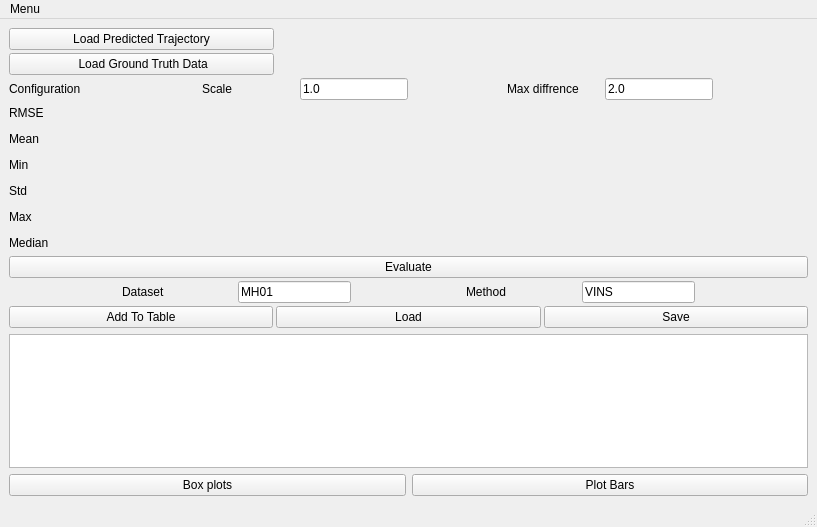
<?xml version="1.0" encoding="UTF-8"?>
<ui version="4.0">
 <class>MainWindow</class>
 <widget class="QMainWindow" name="MainWindow">
  <property name="geometry">
   <rect>
    <x>0</x>
    <y>0</y>
    <width>817</width>
    <height>527</height>
   </rect>
  </property>
  <property name="maximumSize">
   <size>
    <width>817</width>
    <height>16777215</height>
   </size>
  </property>
  <property name="windowTitle">
   <string>MainWindow</string>
  </property>
  <widget class="QWidget" name="main_widget">
   <property name="enabled">
    <bool>true</bool>
   </property>
   <property name="sizePolicy">
    <sizepolicy hsizetype="Maximum" vsizetype="Maximum">
     <horstretch>0</horstretch>
     <verstretch>0</verstretch>
    </sizepolicy>
   </property>
   <property name="minimumSize">
    <size>
     <width>711</width>
     <height>0</height>
    </size>
   </property>
   <layout class="QVBoxLayout" name="verticalLayout">
    <item>
     <layout class="QVBoxLayout" name="result_vert" stretch="0,0,0,0,0,0,0">
      <property name="spacing">
       <number>3</number>
      </property>
      <property name="sizeConstraint">
       <enum>QLayout::SetNoConstraint</enum>
      </property>
      <item>
       <layout class="QHBoxLayout" name="pred_hor">
        <property name="sizeConstraint">
         <enum>QLayout::SetFixedSize</enum>
        </property>
        <item>
         <widget class="QPushButton" name="pred_butt">
          <property name="sizePolicy">
           <sizepolicy hsizetype="Expanding" vsizetype="Fixed">
            <horstretch>0</horstretch>
            <verstretch>0</verstretch>
           </sizepolicy>
          </property>
          <property name="text">
           <string> Load Predicted Trajectory </string>
          </property>
         </widget>
        </item>
        <item>
         <widget class="QLabel" name="pred_path">
          <property name="sizePolicy">
           <sizepolicy hsizetype="Expanding" vsizetype="Preferred">
            <horstretch>0</horstretch>
            <verstretch>0</verstretch>
           </sizepolicy>
          </property>
          <property name="text">
           <string/>
          </property>
         </widget>
        </item>
        <item>
         <spacer name="horizontalSpacer_5">
          <property name="sizePolicy">
           <sizepolicy hsizetype="Expanding" vsizetype="Minimum">
            <horstretch>0</horstretch>
            <verstretch>0</verstretch>
           </sizepolicy>
          </property>
          <property name="orientation">
           <enum>Qt::Horizontal</enum>
          </property>
          <property name="sizeType">
           <enum>QSizePolicy::Expanding</enum>
          </property>
          <property name="sizeHint" stdset="0">
           <size>
            <width>40</width>
            <height>20</height>
           </size>
          </property>
         </spacer>
        </item>
       </layout>
      </item>
      <item>
       <layout class="QHBoxLayout" name="gt_hor">
        <property name="sizeConstraint">
         <enum>QLayout::SetFixedSize</enum>
        </property>
        <item>
         <widget class="QPushButton" name="gt_butt">
          <property name="sizePolicy">
           <sizepolicy hsizetype="Expanding" vsizetype="Fixed">
            <horstretch>0</horstretch>
            <verstretch>0</verstretch>
           </sizepolicy>
          </property>
          <property name="text">
           <string>   Load Ground Truth Data  </string>
          </property>
         </widget>
        </item>
        <item>
         <widget class="QLabel" name="gt_path">
          <property name="sizePolicy">
           <sizepolicy hsizetype="Expanding" vsizetype="Preferred">
            <horstretch>0</horstretch>
            <verstretch>0</verstretch>
           </sizepolicy>
          </property>
          <property name="text">
           <string/>
          </property>
         </widget>
        </item>
        <item>
         <spacer name="horizontalSpacer">
          <property name="sizePolicy">
           <sizepolicy hsizetype="Expanding" vsizetype="Minimum">
            <horstretch>0</horstretch>
            <verstretch>0</verstretch>
           </sizepolicy>
          </property>
          <property name="orientation">
           <enum>Qt::Horizontal</enum>
          </property>
          <property name="sizeType">
           <enum>QSizePolicy::Expanding</enum>
          </property>
          <property name="sizeHint" stdset="0">
           <size>
            <width>40</width>
            <height>20</height>
           </size>
          </property>
         </spacer>
        </item>
       </layout>
      </item>
      <item>
       <layout class="QHBoxLayout" name="conf_hor">
        <property name="sizeConstraint">
         <enum>QLayout::SetFixedSize</enum>
        </property>
        <item>
         <widget class="QLabel" name="label_5">
          <property name="sizePolicy">
           <sizepolicy hsizetype="Expanding" vsizetype="Preferred">
            <horstretch>0</horstretch>
            <verstretch>0</verstretch>
           </sizepolicy>
          </property>
          <property name="text">
           <string>Configuration</string>
          </property>
         </widget>
        </item>
        <item>
         <spacer name="horizontalSpacer_3">
          <property name="sizePolicy">
           <sizepolicy hsizetype="Expanding" vsizetype="Minimum">
            <horstretch>0</horstretch>
            <verstretch>0</verstretch>
           </sizepolicy>
          </property>
          <property name="orientation">
           <enum>Qt::Horizontal</enum>
          </property>
          <property name="sizeType">
           <enum>QSizePolicy::Expanding</enum>
          </property>
          <property name="sizeHint" stdset="0">
           <size>
            <width>40</width>
            <height>20</height>
           </size>
          </property>
         </spacer>
        </item>
        <item>
         <widget class="QLabel" name="scale">
          <property name="sizePolicy">
           <sizepolicy hsizetype="Expanding" vsizetype="Preferred">
            <horstretch>0</horstretch>
            <verstretch>0</verstretch>
           </sizepolicy>
          </property>
          <property name="text">
           <string>Scale </string>
          </property>
         </widget>
        </item>
        <item>
         <widget class="QLineEdit" name="scale_input">
          <property name="sizePolicy">
           <sizepolicy hsizetype="Expanding" vsizetype="Fixed">
            <horstretch>0</horstretch>
            <verstretch>0</verstretch>
           </sizepolicy>
          </property>
          <property name="text">
           <string>1.0</string>
          </property>
         </widget>
        </item>
        <item>
         <spacer name="horizontalSpacer_11">
          <property name="sizePolicy">
           <sizepolicy hsizetype="Expanding" vsizetype="Minimum">
            <horstretch>0</horstretch>
            <verstretch>0</verstretch>
           </sizepolicy>
          </property>
          <property name="orientation">
           <enum>Qt::Horizontal</enum>
          </property>
          <property name="sizeType">
           <enum>QSizePolicy::Expanding</enum>
          </property>
          <property name="sizeHint" stdset="0">
           <size>
            <width>40</width>
            <height>20</height>
           </size>
          </property>
         </spacer>
        </item>
        <item>
         <widget class="QLabel" name="label_2">
          <property name="sizePolicy">
           <sizepolicy hsizetype="Expanding" vsizetype="Preferred">
            <horstretch>0</horstretch>
            <verstretch>0</verstretch>
           </sizepolicy>
          </property>
          <property name="text">
           <string>Max diffrence</string>
          </property>
         </widget>
        </item>
        <item>
         <widget class="QLineEdit" name="max_input">
          <property name="sizePolicy">
           <sizepolicy hsizetype="Expanding" vsizetype="Fixed">
            <horstretch>0</horstretch>
            <verstretch>0</verstretch>
           </sizepolicy>
          </property>
          <property name="text">
           <string>2.0</string>
          </property>
         </widget>
        </item>
        <item>
         <spacer name="horizontalSpacer_12">
          <property name="sizePolicy">
           <sizepolicy hsizetype="Expanding" vsizetype="Minimum">
            <horstretch>0</horstretch>
            <verstretch>0</verstretch>
           </sizepolicy>
          </property>
          <property name="orientation">
           <enum>Qt::Horizontal</enum>
          </property>
          <property name="sizeType">
           <enum>QSizePolicy::Expanding</enum>
          </property>
          <property name="sizeHint" stdset="0">
           <size>
            <width>40</width>
            <height>20</height>
           </size>
          </property>
         </spacer>
        </item>
       </layout>
      </item>
      <item>
       <layout class="QHBoxLayout" name="horizontalLayout_2" stretch="0,5">
        <property name="spacing">
         <number>6</number>
        </property>
        <property name="sizeConstraint">
         <enum>QLayout::SetFixedSize</enum>
        </property>
        <property name="bottomMargin">
         <number>0</number>
        </property>
        <item>
         <layout class="QVBoxLayout" name="verticalLayout_3">
          <item>
           <layout class="QHBoxLayout" name="rmse_hor">
            <item>
             <widget class="QLabel" name="rmse_lbl">
              <property name="sizePolicy">
               <sizepolicy hsizetype="Expanding" vsizetype="Preferred">
                <horstretch>0</horstretch>
                <verstretch>0</verstretch>
               </sizepolicy>
              </property>
              <property name="text">
               <string>RMSE</string>
              </property>
             </widget>
            </item>
            <item>
             <spacer name="horizontalSpacer_2">
              <property name="sizePolicy">
               <sizepolicy hsizetype="Expanding" vsizetype="Minimum">
                <horstretch>0</horstretch>
                <verstretch>0</verstretch>
               </sizepolicy>
              </property>
              <property name="orientation">
               <enum>Qt::Horizontal</enum>
              </property>
              <property name="sizeType">
               <enum>QSizePolicy::Expanding</enum>
              </property>
              <property name="sizeHint" stdset="0">
               <size>
                <width>40</width>
                <height>20</height>
               </size>
              </property>
             </spacer>
            </item>
            <item>
             <widget class="QLabel" name="rmse_res">
              <property name="sizePolicy">
               <sizepolicy hsizetype="Expanding" vsizetype="Preferred">
                <horstretch>0</horstretch>
                <verstretch>0</verstretch>
               </sizepolicy>
              </property>
              <property name="text">
               <string/>
              </property>
             </widget>
            </item>
           </layout>
          </item>
          <item>
           <layout class="QHBoxLayout" name="mean_hor">
            <item>
             <widget class="QLabel" name="rmse_lbl_2">
              <property name="sizePolicy">
               <sizepolicy hsizetype="Expanding" vsizetype="Preferred">
                <horstretch>0</horstretch>
                <verstretch>0</verstretch>
               </sizepolicy>
              </property>
              <property name="text">
               <string>Mean </string>
              </property>
             </widget>
            </item>
            <item>
             <spacer name="horizontalSpacer_4">
              <property name="sizePolicy">
               <sizepolicy hsizetype="Expanding" vsizetype="Minimum">
                <horstretch>0</horstretch>
                <verstretch>0</verstretch>
               </sizepolicy>
              </property>
              <property name="orientation">
               <enum>Qt::Horizontal</enum>
              </property>
              <property name="sizeType">
               <enum>QSizePolicy::Expanding</enum>
              </property>
              <property name="sizeHint" stdset="0">
               <size>
                <width>40</width>
                <height>20</height>
               </size>
              </property>
             </spacer>
            </item>
            <item>
             <widget class="QLabel" name="mean_res">
              <property name="sizePolicy">
               <sizepolicy hsizetype="Expanding" vsizetype="Preferred">
                <horstretch>0</horstretch>
                <verstretch>0</verstretch>
               </sizepolicy>
              </property>
              <property name="text">
               <string/>
              </property>
             </widget>
            </item>
           </layout>
          </item>
          <item>
           <layout class="QHBoxLayout" name="min_hor">
            <item>
             <widget class="QLabel" name="rmse_lbl_5">
              <property name="sizePolicy">
               <sizepolicy hsizetype="Expanding" vsizetype="Preferred">
                <horstretch>0</horstretch>
                <verstretch>0</verstretch>
               </sizepolicy>
              </property>
              <property name="text">
               <string>Min</string>
              </property>
             </widget>
            </item>
            <item>
             <spacer name="horizontalSpacer_8">
              <property name="sizePolicy">
               <sizepolicy hsizetype="Expanding" vsizetype="Minimum">
                <horstretch>0</horstretch>
                <verstretch>0</verstretch>
               </sizepolicy>
              </property>
              <property name="orientation">
               <enum>Qt::Horizontal</enum>
              </property>
              <property name="sizeType">
               <enum>QSizePolicy::Expanding</enum>
              </property>
              <property name="sizeHint" stdset="0">
               <size>
                <width>40</width>
                <height>20</height>
               </size>
              </property>
             </spacer>
            </item>
            <item>
             <widget class="QLabel" name="min_res">
              <property name="sizePolicy">
               <sizepolicy hsizetype="Expanding" vsizetype="Preferred">
                <horstretch>0</horstretch>
                <verstretch>0</verstretch>
               </sizepolicy>
              </property>
              <property name="text">
               <string/>
              </property>
             </widget>
            </item>
           </layout>
          </item>
          <item>
           <layout class="QHBoxLayout" name="std_hor">
            <item>
             <widget class="QLabel" name="rmse_lbl_4">
              <property name="sizePolicy">
               <sizepolicy hsizetype="Expanding" vsizetype="Preferred">
                <horstretch>0</horstretch>
                <verstretch>0</verstretch>
               </sizepolicy>
              </property>
              <property name="text">
               <string>Std</string>
              </property>
             </widget>
            </item>
            <item>
             <spacer name="horizontalSpacer_7">
              <property name="sizePolicy">
               <sizepolicy hsizetype="Expanding" vsizetype="Minimum">
                <horstretch>0</horstretch>
                <verstretch>0</verstretch>
               </sizepolicy>
              </property>
              <property name="orientation">
               <enum>Qt::Horizontal</enum>
              </property>
              <property name="sizeType">
               <enum>QSizePolicy::Expanding</enum>
              </property>
              <property name="sizeHint" stdset="0">
               <size>
                <width>40</width>
                <height>20</height>
               </size>
              </property>
             </spacer>
            </item>
            <item>
             <widget class="QLabel" name="std_res">
              <property name="sizePolicy">
               <sizepolicy hsizetype="Expanding" vsizetype="Preferred">
                <horstretch>0</horstretch>
                <verstretch>0</verstretch>
               </sizepolicy>
              </property>
              <property name="text">
               <string/>
              </property>
             </widget>
            </item>
           </layout>
          </item>
          <item>
           <layout class="QHBoxLayout" name="max_hor">
            <item>
             <widget class="QLabel" name="rmse_lbl_6">
              <property name="sizePolicy">
               <sizepolicy hsizetype="Expanding" vsizetype="Preferred">
                <horstretch>0</horstretch>
                <verstretch>0</verstretch>
               </sizepolicy>
              </property>
              <property name="text">
               <string>Max</string>
              </property>
             </widget>
            </item>
            <item>
             <spacer name="horizontalSpacer_9">
              <property name="sizePolicy">
               <sizepolicy hsizetype="Expanding" vsizetype="Minimum">
                <horstretch>0</horstretch>
                <verstretch>0</verstretch>
               </sizepolicy>
              </property>
              <property name="orientation">
               <enum>Qt::Horizontal</enum>
              </property>
              <property name="sizeType">
               <enum>QSizePolicy::Expanding</enum>
              </property>
              <property name="sizeHint" stdset="0">
               <size>
                <width>40</width>
                <height>20</height>
               </size>
              </property>
             </spacer>
            </item>
            <item>
             <widget class="QLabel" name="max_res">
              <property name="sizePolicy">
               <sizepolicy hsizetype="Expanding" vsizetype="Preferred">
                <horstretch>0</horstretch>
                <verstretch>0</verstretch>
               </sizepolicy>
              </property>
              <property name="text">
               <string/>
              </property>
             </widget>
            </item>
           </layout>
          </item>
          <item>
           <layout class="QHBoxLayout" name="median_hor">
            <item>
             <widget class="QLabel" name="rmse_lbl_3">
              <property name="sizePolicy">
               <sizepolicy hsizetype="Expanding" vsizetype="Preferred">
                <horstretch>0</horstretch>
                <verstretch>0</verstretch>
               </sizepolicy>
              </property>
              <property name="text">
               <string>Median</string>
              </property>
             </widget>
            </item>
            <item>
             <spacer name="horizontalSpacer_6">
              <property name="sizePolicy">
               <sizepolicy hsizetype="Expanding" vsizetype="Minimum">
                <horstretch>0</horstretch>
                <verstretch>0</verstretch>
               </sizepolicy>
              </property>
              <property name="orientation">
               <enum>Qt::Horizontal</enum>
              </property>
              <property name="sizeType">
               <enum>QSizePolicy::Expanding</enum>
              </property>
              <property name="sizeHint" stdset="0">
               <size>
                <width>40</width>
                <height>20</height>
               </size>
              </property>
             </spacer>
            </item>
            <item>
             <widget class="QLabel" name="median_res">
              <property name="sizePolicy">
               <sizepolicy hsizetype="Expanding" vsizetype="Preferred">
                <horstretch>0</horstretch>
                <verstretch>0</verstretch>
               </sizepolicy>
              </property>
              <property name="text">
               <string/>
              </property>
             </widget>
            </item>
           </layout>
          </item>
          <item>
           <layout class="QHBoxLayout" name="min_hor_2"/>
          </item>
         </layout>
        </item>
        <item>
         <layout class="QVBoxLayout" name="vertical_canvas">
          <property name="sizeConstraint">
           <enum>QLayout::SetDefaultConstraint</enum>
          </property>
         </layout>
        </item>
       </layout>
      </item>
      <item>
       <widget class="QPushButton" name="eval_butt">
        <property name="sizePolicy">
         <sizepolicy hsizetype="Expanding" vsizetype="Fixed">
          <horstretch>0</horstretch>
          <verstretch>0</verstretch>
         </sizepolicy>
        </property>
        <property name="text">
         <string>Evaluate</string>
        </property>
       </widget>
      </item>
      <item>
       <layout class="QHBoxLayout" name="conf_hor_2">
        <property name="sizeConstraint">
         <enum>QLayout::SetFixedSize</enum>
        </property>
        <item>
         <spacer name="horizontalSpacer_10">
          <property name="sizePolicy">
           <sizepolicy hsizetype="Expanding" vsizetype="Minimum">
            <horstretch>0</horstretch>
            <verstretch>0</verstretch>
           </sizepolicy>
          </property>
          <property name="orientation">
           <enum>Qt::Horizontal</enum>
          </property>
          <property name="sizeType">
           <enum>QSizePolicy::Expanding</enum>
          </property>
          <property name="sizeHint" stdset="0">
           <size>
            <width>40</width>
            <height>20</height>
           </size>
          </property>
         </spacer>
        </item>
        <item>
         <widget class="QLabel" name="scale_2">
          <property name="sizePolicy">
           <sizepolicy hsizetype="Expanding" vsizetype="Preferred">
            <horstretch>0</horstretch>
            <verstretch>0</verstretch>
           </sizepolicy>
          </property>
          <property name="text">
           <string>Dataset</string>
          </property>
         </widget>
        </item>
        <item>
         <widget class="QLineEdit" name="dataset_input">
          <property name="sizePolicy">
           <sizepolicy hsizetype="Expanding" vsizetype="Fixed">
            <horstretch>0</horstretch>
            <verstretch>0</verstretch>
           </sizepolicy>
          </property>
          <property name="text">
           <string>MH01</string>
          </property>
         </widget>
        </item>
        <item>
         <spacer name="horizontalSpacer_14">
          <property name="sizePolicy">
           <sizepolicy hsizetype="Expanding" vsizetype="Minimum">
            <horstretch>0</horstretch>
            <verstretch>0</verstretch>
           </sizepolicy>
          </property>
          <property name="orientation">
           <enum>Qt::Horizontal</enum>
          </property>
          <property name="sizeType">
           <enum>QSizePolicy::Expanding</enum>
          </property>
          <property name="sizeHint" stdset="0">
           <size>
            <width>40</width>
            <height>20</height>
           </size>
          </property>
         </spacer>
        </item>
        <item>
         <widget class="QLabel" name="label_3">
          <property name="sizePolicy">
           <sizepolicy hsizetype="Expanding" vsizetype="Preferred">
            <horstretch>0</horstretch>
            <verstretch>0</verstretch>
           </sizepolicy>
          </property>
          <property name="text">
           <string>Method</string>
          </property>
         </widget>
        </item>
        <item>
         <widget class="QLineEdit" name="method_input">
          <property name="sizePolicy">
           <sizepolicy hsizetype="Expanding" vsizetype="Fixed">
            <horstretch>0</horstretch>
            <verstretch>0</verstretch>
           </sizepolicy>
          </property>
          <property name="text">
           <string>VINS</string>
          </property>
         </widget>
        </item>
        <item>
         <spacer name="horizontalSpacer_15">
          <property name="sizePolicy">
           <sizepolicy hsizetype="Expanding" vsizetype="Minimum">
            <horstretch>0</horstretch>
            <verstretch>0</verstretch>
           </sizepolicy>
          </property>
          <property name="orientation">
           <enum>Qt::Horizontal</enum>
          </property>
          <property name="sizeType">
           <enum>QSizePolicy::Expanding</enum>
          </property>
          <property name="sizeHint" stdset="0">
           <size>
            <width>40</width>
            <height>20</height>
           </size>
          </property>
         </spacer>
        </item>
       </layout>
      </item>
      <item>
       <layout class="QHBoxLayout" name="horizontalLayout">
        <item>
         <widget class="QPushButton" name="Add_butt">
          <property name="sizePolicy">
           <sizepolicy hsizetype="Expanding" vsizetype="Fixed">
            <horstretch>0</horstretch>
            <verstretch>0</verstretch>
           </sizepolicy>
          </property>
          <property name="text">
           <string>Add To Table</string>
          </property>
         </widget>
        </item>
        <item>
         <widget class="QPushButton" name="load_but">
          <property name="sizePolicy">
           <sizepolicy hsizetype="Expanding" vsizetype="Fixed">
            <horstretch>0</horstretch>
            <verstretch>0</verstretch>
           </sizepolicy>
          </property>
          <property name="text">
           <string>Load</string>
          </property>
         </widget>
        </item>
        <item>
         <widget class="QPushButton" name="save_but">
          <property name="sizePolicy">
           <sizepolicy hsizetype="Expanding" vsizetype="Fixed">
            <horstretch>0</horstretch>
            <verstretch>0</verstretch>
           </sizepolicy>
          </property>
          <property name="text">
           <string>Save</string>
          </property>
         </widget>
        </item>
       </layout>
      </item>
     </layout>
    </item>
    <item>
     <layout class="QVBoxLayout" name="table_layout">
      <item>
       <widget class="QTableWidget" name="res_table">
        <property name="sizePolicy">
         <sizepolicy hsizetype="Expanding" vsizetype="Expanding">
          <horstretch>0</horstretch>
          <verstretch>0</verstretch>
         </sizepolicy>
        </property>
       </widget>
      </item>
     </layout>
    </item>
    <item>
     <layout class="QHBoxLayout" name="horizontalLayout_5">
      <item>
       <widget class="QPushButton" name="plt_box">
        <property name="text">
         <string>Box plots</string>
        </property>
       </widget>
      </item>
      <item>
       <widget class="QPushButton" name="Plt_bar">
        <property name="text">
         <string>Plot Bars</string>
        </property>
       </widget>
      </item>
     </layout>
    </item>
   </layout>
  </widget>
  <widget class="QMenuBar" name="menubar">
   <property name="geometry">
    <rect>
     <x>0</x>
     <y>0</y>
     <width>817</width>
     <height>22</height>
    </rect>
   </property>
   <widget class="QMenu" name="menuMenu">
    <property name="title">
     <string>Menu</string>
    </property>
    <addaction name="actionAbout"/>
   </widget>
   <addaction name="menuMenu"/>
  </widget>
  <widget class="QStatusBar" name="statusbar"/>
  <action name="actionAbout">
   <property name="text">
    <string>About</string>
   </property>
  </action>
 </widget>
 <resources/>
 <connections/>
</ui>
